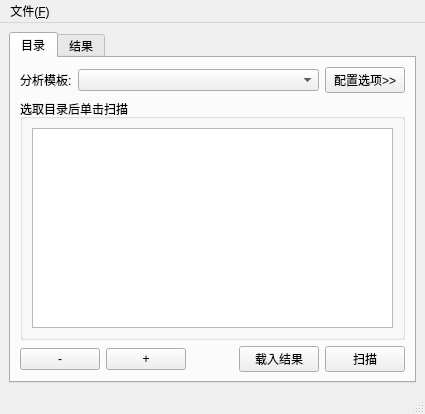
<?xml version="1.0" encoding="UTF-8"?>
<ui version="4.0">
 <class>SearchWindow</class>
 <widget class="QMainWindow" name="SearchWindow">
  <property name="geometry">
   <rect>
    <x>0</x>
    <y>0</y>
    <width>425</width>
    <height>414</height>
   </rect>
  </property>
  <property name="windowTitle">
   <string>MainWindow</string>
  </property>
  <widget class="QWidget" name="centralwidget">
   <layout class="QHBoxLayout" name="horizontalLayout_2">
    <item>
     <widget class="QTabWidget" name="tabWidget">
      <property name="currentIndex">
       <number>0</number>
      </property>
      <widget class="QWidget" name="tabDirectory">
       <attribute name="title">
        <string>目录</string>
       </attribute>
       <layout class="QVBoxLayout" name="verticalLayout">
        <item>
         <layout class="QHBoxLayout" name="hlParseTemplate">
          <item>
           <widget class="QLabel" name="lParseTemplate">
            <property name="text">
             <string>分析模板:</string>
            </property>
           </widget>
          </item>
          <item>
           <widget class="QComboBox" name="cbParseTemplate">
            <property name="sizePolicy">
             <sizepolicy hsizetype="Expanding" vsizetype="Fixed">
              <horstretch>0</horstretch>
              <verstretch>0</verstretch>
             </sizepolicy>
            </property>
            <property name="minimumSize">
             <size>
              <width>240</width>
              <height>0</height>
             </size>
            </property>
           </widget>
          </item>
          <item>
           <widget class="QPushButton" name="pbParseOption">
            <property name="text">
             <string>配置选项&gt;&gt;</string>
            </property>
           </widget>
          </item>
         </layout>
        </item>
        <item>
         <widget class="QGroupBox" name="gbDirectory">
          <property name="title">
           <string>选取目录后单击扫描</string>
          </property>
          <layout class="QHBoxLayout" name="horizontalLayout_4">
           <item>
            <widget class="QListView" name="lvDirectory"/>
           </item>
          </layout>
         </widget>
        </item>
        <item>
         <layout class="QHBoxLayout" name="hlOperations">
          <item>
           <widget class="QPushButton" name="pbRemove">
            <property name="minimumSize">
             <size>
              <width>0</width>
              <height>0</height>
             </size>
            </property>
            <property name="text">
             <string>-</string>
            </property>
           </widget>
          </item>
          <item>
           <widget class="QPushButton" name="pbAdd">
            <property name="text">
             <string>+</string>
            </property>
           </widget>
          </item>
          <item>
           <spacer name="hsOperations">
            <property name="orientation">
             <enum>Qt::Horizontal</enum>
            </property>
            <property name="sizeHint" stdset="0">
             <size>
              <width>40</width>
              <height>20</height>
             </size>
            </property>
           </spacer>
          </item>
          <item>
           <widget class="QPushButton" name="pbLoadResult">
            <property name="text">
             <string>载入结果</string>
            </property>
           </widget>
          </item>
          <item>
           <widget class="QPushButton" name="pbScan">
            <property name="text">
             <string>扫描</string>
            </property>
           </widget>
          </item>
         </layout>
        </item>
       </layout>
      </widget>
      <widget class="QWidget" name="tabResult">
       <attribute name="title">
        <string>结果</string>
       </attribute>
      </widget>
     </widget>
    </item>
   </layout>
  </widget>
  <widget class="QMenuBar" name="menubar">
   <property name="geometry">
    <rect>
     <x>0</x>
     <y>0</y>
     <width>425</width>
     <height>22</height>
    </rect>
   </property>
   <widget class="QMenu" name="menuFile">
    <property name="title">
     <string>文件(&amp;F)</string>
    </property>
   </widget>
   <addaction name="menuFile"/>
  </widget>
  <widget class="QStatusBar" name="statusbar"/>
 </widget>
 <resources/>
 <connections/>
</ui>
